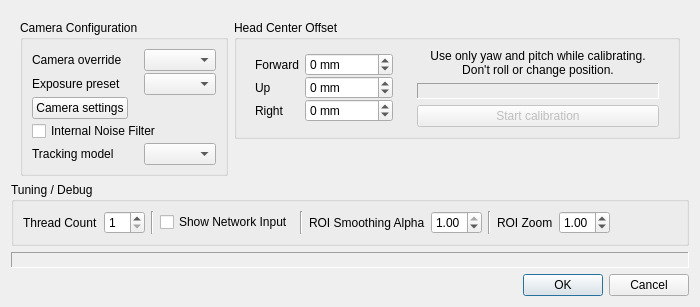
<?xml version="1.0" encoding="UTF-8"?>
<ui version="4.0">
 <class>Form</class>
 <widget class="QWidget" name="Form">
  <property name="windowModality">
   <enum>Qt::NonModal</enum>
  </property>
  <property name="geometry">
   <rect>
    <x>0</x>
    <y>0</y>
    <width>654</width>
    <height>253</height>
   </rect>
  </property>
  <property name="windowTitle">
   <string>Tracker settings</string>
  </property>
  <layout class="QGridLayout" name="gridLayout">
   <item row="5" column="0">
    <widget class="QGroupBox" name="tuningOptionsBox">
     <property name="sizePolicy">
      <sizepolicy hsizetype="Preferred" vsizetype="Preferred">
       <horstretch>0</horstretch>
       <verstretch>0</verstretch>
      </sizepolicy>
     </property>
     <property name="minimumSize">
      <size>
       <width>0</width>
       <height>0</height>
      </size>
     </property>
     <property name="autoFillBackground">
      <bool>true</bool>
     </property>
     <property name="title">
      <string>Tuning / Debug</string>
     </property>
     <layout class="QGridLayout" name="gridLayout_2">
      <item row="0" column="4">
       <widget class="Line" name="line">
        <property name="orientation">
         <enum>Qt::Vertical</enum>
        </property>
       </widget>
      </item>
      <item row="0" column="1">
       <widget class="QSpinBox" name="threadCount">
        <property name="toolTip">
         <string>Number of threads. Can be used to balance the CPU load between the game and the tracker.</string>
        </property>
        <property name="minimum">
         <number>1</number>
        </property>
        <property name="maximum">
         <number>32</number>
        </property>
       </widget>
      </item>
      <item row="0" column="2">
       <widget class="Line" name="line_3">
        <property name="orientation">
         <enum>Qt::Vertical</enum>
        </property>
       </widget>
      </item>
      <item row="0" column="12">
       <widget class="QDoubleSpinBox" name="roiZoom">
        <property name="toolTip">
         <string>Zoom factor for the face region. Applied before the patch is fed into the pose estimation model. There is a sweet spot near 1.</string>
        </property>
        <property name="minimum">
         <double>0.100000000000000</double>
        </property>
        <property name="maximum">
         <double>2.000000000000000</double>
        </property>
        <property name="singleStep">
         <double>0.010000000000000</double>
        </property>
        <property name="value">
         <double>1.000000000000000</double>
        </property>
       </widget>
      </item>
      <item row="0" column="9">
       <widget class="QDoubleSpinBox" name="roiFilterAlpha">
        <property name="sizePolicy">
         <sizepolicy hsizetype="Minimum" vsizetype="Fixed">
          <horstretch>0</horstretch>
          <verstretch>0</verstretch>
         </sizepolicy>
        </property>
        <property name="maximumSize">
         <size>
          <width>150</width>
          <height>16777215</height>
         </size>
        </property>
        <property name="toolTip">
         <string>Amount of smoothing of the face region coordinates. Can help stabilize the pose.</string>
        </property>
        <property name="wrapping">
         <bool>false</bool>
        </property>
        <property name="decimals">
         <number>2</number>
        </property>
        <property name="maximum">
         <double>1.000000000000000</double>
        </property>
        <property name="singleStep">
         <double>0.010000000000000</double>
        </property>
        <property name="value">
         <double>1.000000000000000</double>
        </property>
       </widget>
      </item>
      <item row="0" column="11">
       <widget class="QLabel" name="roiZoomLabel">
        <property name="text">
         <string>ROI Zoom</string>
        </property>
       </widget>
      </item>
      <item row="0" column="8">
       <widget class="QLabel" name="roiFilterAlphaLabel">
        <property name="sizePolicy">
         <sizepolicy hsizetype="Minimum" vsizetype="Minimum">
          <horstretch>0</horstretch>
          <verstretch>0</verstretch>
         </sizepolicy>
        </property>
        <property name="text">
         <string>ROI Smoothing Alpha</string>
        </property>
       </widget>
      </item>
      <item row="0" column="3">
       <widget class="QCheckBox" name="showNetworkInput">
        <property name="sizePolicy">
         <sizepolicy hsizetype="Minimum" vsizetype="Fixed">
          <horstretch>0</horstretch>
          <verstretch>0</verstretch>
         </sizepolicy>
        </property>
        <property name="toolTip">
         <string>Show the image patch that the pose estimation model sees.</string>
        </property>
        <property name="text">
         <string>Show Network Input</string>
        </property>
       </widget>
      </item>
      <item row="0" column="10">
       <widget class="Line" name="line_2">
        <property name="orientation">
         <enum>Qt::Vertical</enum>
        </property>
       </widget>
      </item>
      <item row="0" column="0">
       <widget class="QLabel" name="threadCountLabel">
        <property name="text">
         <string>Thread Count</string>
        </property>
       </widget>
      </item>
      <item row="0" column="13">
       <spacer name="horizontalSpacer">
        <property name="orientation">
         <enum>Qt::Horizontal</enum>
        </property>
        <property name="sizeHint" stdset="0">
         <size>
          <width>40</width>
          <height>20</height>
         </size>
        </property>
       </spacer>
      </item>
     </layout>
    </widget>
   </item>
   <item row="10" column="0">
    <widget class="QDialogButtonBox" name="buttonBox">
     <property name="standardButtons">
      <set>QDialogButtonBox::Cancel|QDialogButtonBox::Ok</set>
     </property>
    </widget>
   </item>
   <item row="8" column="0">
    <widget class="QLabel" name="resolution_display">
     <property name="autoFillBackground">
      <bool>true</bool>
     </property>
     <property name="frameShape">
      <enum>QFrame::Panel</enum>
     </property>
     <property name="frameShadow">
      <enum>QFrame::Sunken</enum>
     </property>
     <property name="text">
      <string notr="true"/>
     </property>
    </widget>
   </item>
   <item row="1" column="0">
    <widget class="QWidget" name="widget" native="true">
     <layout class="QHBoxLayout" name="horizontalLayout_2">
      <property name="bottomMargin">
       <number>0</number>
      </property>
      <item alignment="Qt::AlignTop">
       <widget class="QGroupBox" name="groupBox">
        <property name="sizePolicy">
         <sizepolicy hsizetype="Maximum" vsizetype="Preferred">
          <horstretch>0</horstretch>
          <verstretch>0</verstretch>
         </sizepolicy>
        </property>
        <property name="autoFillBackground">
         <bool>true</bool>
        </property>
        <property name="title">
         <string>Camera Configuration</string>
        </property>
        <property name="flat">
         <bool>false</bool>
        </property>
        <property name="checkable">
         <bool>false</bool>
        </property>
        <layout class="QHBoxLayout" name="horizontalLayout">
         <property name="spacing">
          <number>10</number>
         </property>
         <property name="bottomMargin">
          <number>8</number>
         </property>
         <item>
          <layout class="QGridLayout" name="gridLayout_3">
           <property name="sizeConstraint">
            <enum>QLayout::SetDefaultConstraint</enum>
           </property>
           <property name="leftMargin">
            <number>0</number>
           </property>
           <property name="topMargin">
            <number>0</number>
           </property>
           <property name="rightMargin">
            <number>0</number>
           </property>
           <property name="bottomMargin">
            <number>0</number>
           </property>
           <property name="horizontalSpacing">
            <number>16</number>
           </property>
           <property name="verticalSpacing">
            <number>2</number>
           </property>
           <item row="0" column="1">
            <widget class="QComboBox" name="cameraName">
             <property name="sizePolicy">
              <sizepolicy hsizetype="Preferred" vsizetype="Maximum">
               <horstretch>0</horstretch>
               <verstretch>0</verstretch>
              </sizepolicy>
             </property>
            </widget>
           </item>
           <item row="0" column="0">
            <widget class="QLabel" name="label_10">
             <property name="text">
              <string>Camera override</string>
             </property>
            </widget>
           </item>
           <item row="1" column="1">
            <widget class="QComboBox" name="exposure_preset">
             <property name="sizePolicy">
              <sizepolicy hsizetype="Preferred" vsizetype="Maximum">
               <horstretch>0</horstretch>
               <verstretch>0</verstretch>
              </sizepolicy>
             </property>
            </widget>
           </item>
           <item row="1" column="0">
            <widget class="QLabel" name="label">
             <property name="text">
              <string>Exposure preset</string>
             </property>
            </widget>
           </item>
           <item row="4" column="0">
            <widget class="QLabel" name="pose_backend_label">
             <property name="text">
              <string>Tracking model</string>
             </property>
            </widget>
           </item>
           <item row="4" column="1">
            <widget class="QComboBox" name="pose_backend">
             <property name="sizePolicy">
              <sizepolicy hsizetype="Preferred" vsizetype="Maximum">
               <horstretch>0</horstretch>
               <verstretch>0</verstretch>
              </sizepolicy>
             </property>
             <property name="toolTip">
              <string>The model that finds the head pose in the camera image. Can be changed while tracking.</string>
             </property>
            </widget>
           </item>
           <item row="3" column="0" colspan="2">
            <widget class="QCheckBox" name="internal_filter_enabled">
             <property name="text">
              <string>Internal Noise Filter</string>
             </property>
            </widget>
           </item>
           <item row="2" column="0">
            <widget class="QPushButton" name="camera_settings">
             <property name="sizePolicy">
              <sizepolicy hsizetype="Maximum" vsizetype="Maximum">
               <horstretch>0</horstretch>
               <verstretch>0</verstretch>
              </sizepolicy>
             </property>
             <property name="text">
              <string>Camera settings</string>
             </property>
            </widget>
           </item>
          </layout>
         </item>
        </layout>
       </widget>
      </item>
      <item alignment="Qt::AlignTop">
       <widget class="QGroupBox" name="groupBox_10">
        <property name="sizePolicy">
         <sizepolicy hsizetype="Preferred" vsizetype="Preferred">
          <horstretch>0</horstretch>
          <verstretch>0</verstretch>
         </sizepolicy>
        </property>
        <property name="autoFillBackground">
         <bool>true</bool>
        </property>
        <property name="title">
         <string>Head Center Offset</string>
        </property>
        <layout class="QGridLayout" name="gridLayout_5">
         <property name="bottomMargin">
          <number>0</number>
         </property>
         <item row="0" column="0">
          <widget class="QFrame" name="frame_4">
           <property name="sizePolicy">
            <sizepolicy hsizetype="Preferred" vsizetype="Maximum">
             <horstretch>0</horstretch>
             <verstretch>0</verstretch>
            </sizepolicy>
           </property>
           <property name="maximumSize">
            <size>
             <width>16777215</width>
             <height>16777215</height>
            </size>
           </property>
           <property name="frameShape">
            <enum>QFrame::NoFrame</enum>
           </property>
           <property name="frameShadow">
            <enum>QFrame::Raised</enum>
           </property>
           <layout class="QGridLayout" name="gridLayout_11">
            <property name="sizeConstraint">
             <enum>QLayout::SetDefaultConstraint</enum>
            </property>
            <property name="topMargin">
             <number>0</number>
            </property>
            <property name="verticalSpacing">
             <number>0</number>
            </property>
            <item row="1" column="1">
             <widget class="QSpinBox" name="ty_spin">
              <property name="maximumSize">
               <size>
                <width>150</width>
                <height>16777215</height>
               </size>
              </property>
              <property name="suffix">
               <string> mm</string>
              </property>
              <property name="minimum">
               <number>-65535</number>
              </property>
              <property name="maximum">
               <number>65536</number>
              </property>
             </widget>
            </item>
            <item row="0" column="1">
             <widget class="QSpinBox" name="tx_spin">
              <property name="maximumSize">
               <size>
                <width>150</width>
                <height>16777215</height>
               </size>
              </property>
              <property name="suffix">
               <string> mm</string>
              </property>
              <property name="minimum">
               <number>-65535</number>
              </property>
              <property name="maximum">
               <number>65536</number>
              </property>
             </widget>
            </item>
            <item row="1" column="0">
             <widget class="QLabel" name="label_62">
              <property name="sizePolicy">
               <sizepolicy hsizetype="Maximum" vsizetype="Preferred">
                <horstretch>0</horstretch>
                <verstretch>0</verstretch>
               </sizepolicy>
              </property>
              <property name="text">
               <string>Up</string>
              </property>
             </widget>
            </item>
            <item row="0" column="0">
             <widget class="QLabel" name="label_61">
              <property name="sizePolicy">
               <sizepolicy hsizetype="Maximum" vsizetype="Preferred">
                <horstretch>0</horstretch>
                <verstretch>0</verstretch>
               </sizepolicy>
              </property>
              <property name="text">
               <string>Forward</string>
              </property>
             </widget>
            </item>
            <item row="2" column="1">
             <widget class="QSpinBox" name="tz_spin">
              <property name="maximumSize">
               <size>
                <width>150</width>
                <height>16777215</height>
               </size>
              </property>
              <property name="suffix">
               <string> mm</string>
              </property>
              <property name="minimum">
               <number>-65535</number>
              </property>
              <property name="maximum">
               <number>65536</number>
              </property>
             </widget>
            </item>
            <item row="2" column="0">
             <widget class="QLabel" name="label_66">
              <property name="sizePolicy">
               <sizepolicy hsizetype="Maximum" vsizetype="Preferred">
                <horstretch>0</horstretch>
                <verstretch>0</verstretch>
               </sizepolicy>
              </property>
              <property name="text">
               <string>Right</string>
              </property>
             </widget>
            </item>
           </layout>
          </widget>
         </item>
         <item row="0" column="1">
          <widget class="QFrame" name="frame_5">
           <property name="sizePolicy">
            <sizepolicy hsizetype="Preferred" vsizetype="Maximum">
             <horstretch>0</horstretch>
             <verstretch>0</verstretch>
            </sizepolicy>
           </property>
           <property name="minimumSize">
            <size>
             <width>260</width>
             <height>0</height>
            </size>
           </property>
           <property name="frameShape">
            <enum>QFrame::NoFrame</enum>
           </property>
           <property name="frameShadow">
            <enum>QFrame::Raised</enum>
           </property>
           <layout class="QVBoxLayout" name="verticalLayout_2">
            <property name="topMargin">
             <number>0</number>
            </property>
            <item>
             <widget class="QLabel" name="label_59">
              <property name="sizePolicy">
               <sizepolicy hsizetype="Preferred" vsizetype="Maximum">
                <horstretch>0</horstretch>
                <verstretch>0</verstretch>
               </sizepolicy>
              </property>
              <property name="text">
               <string>Use only yaw and pitch while calibrating.
Don't roll or change position.</string>
              </property>
              <property name="alignment">
               <set>Qt::AlignCenter</set>
              </property>
              <property name="wordWrap">
               <bool>true</bool>
              </property>
              <property name="openExternalLinks">
               <bool>false</bool>
              </property>
             </widget>
            </item>
            <item>
             <widget class="QLabel" name="sample_count_display">
              <property name="sizePolicy">
               <sizepolicy hsizetype="Minimum" vsizetype="Maximum">
                <horstretch>0</horstretch>
                <verstretch>0</verstretch>
               </sizepolicy>
              </property>
              <property name="frameShape">
               <enum>QFrame::Panel</enum>
              </property>
              <property name="frameShadow">
               <enum>QFrame::Sunken</enum>
              </property>
              <property name="text">
               <string/>
              </property>
              <property name="wordWrap">
               <bool>true</bool>
              </property>
             </widget>
            </item>
            <item>
             <widget class="QPushButton" name="tcalib_button">
              <property name="enabled">
               <bool>false</bool>
              </property>
              <property name="sizePolicy">
               <sizepolicy hsizetype="Minimum" vsizetype="Maximum">
                <horstretch>0</horstretch>
                <verstretch>0</verstretch>
               </sizepolicy>
              </property>
              <property name="text">
               <string>Start calibration</string>
              </property>
              <property name="checkable">
               <bool>true</bool>
              </property>
             </widget>
            </item>
           </layout>
          </widget>
         </item>
        </layout>
       </widget>
      </item>
     </layout>
    </widget>
   </item>
   <item row="9" column="0">
    <spacer name="verticalSpacer">
     <property name="orientation">
      <enum>Qt::Vertical</enum>
     </property>
     <property name="sizeHint" stdset="0">
      <size>
       <width>20</width>
       <height>0</height>
      </size>
     </property>
    </spacer>
   </item>
  </layout>
 </widget>
 <tabstops>
  <tabstop>cameraName</tabstop>
  <tabstop>tx_spin</tabstop>
  <tabstop>ty_spin</tabstop>
  <tabstop>tz_spin</tabstop>
  <tabstop>tcalib_button</tabstop>
  <tabstop>threadCount</tabstop>
  <tabstop>showNetworkInput</tabstop>
  <tabstop>roiFilterAlpha</tabstop>
  <tabstop>roiZoom</tabstop>
 </tabstops>
 <resources/>
 <connections/>
 <designerdata>
  <property name="gridDeltaX">
   <number>10</number>
  </property>
  <property name="gridDeltaY">
   <number>10</number>
  </property>
  <property name="gridSnapX">
   <bool>false</bool>
  </property>
  <property name="gridSnapY">
   <bool>false</bool>
  </property>
  <property name="gridVisible">
   <bool>true</bool>
  </property>
 </designerdata>
</ui>
